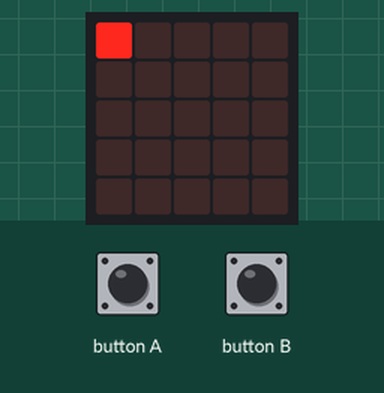
This program was run on a simulated BBC micro:bit (MakeCode). Parts: the board's 5×5 LED display. The test bench sets the inputs (shaded band).

Above: at 1.2 s.
1.3 s: button A pressed for 0.15 s
At 1.8 s:
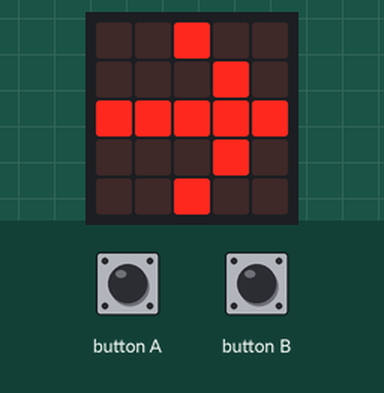
2.0 s: button B pressed for 0.15 s
At 4.7 s:
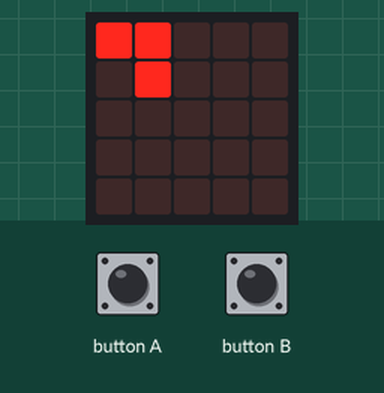
5.1 s: button A pressed for 0.15 s
At 5.6 s:
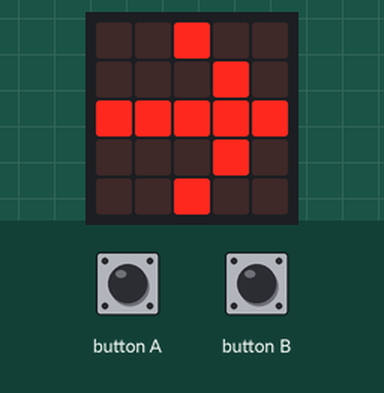
5.8 s: button B pressed for 0.15 s
At 8.7 s:
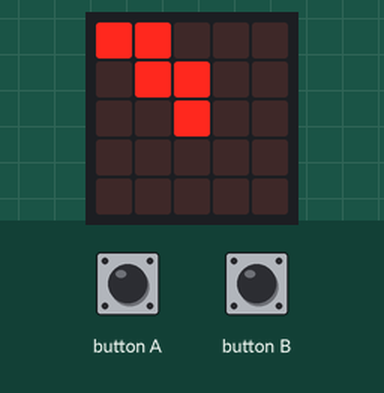
8.9 s: button A pressed for 0.15 s
At 9.4 s:
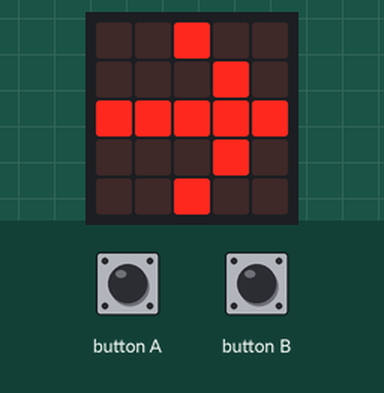
9.6 s: button B pressed for 0.15 s
At 12.9 s:
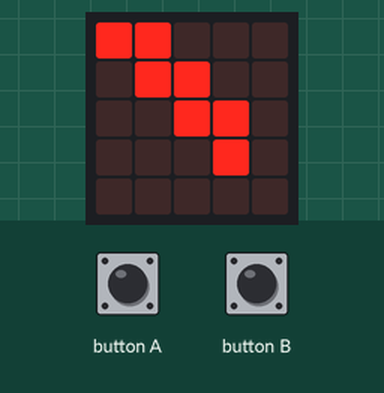
Timing chart, 0 to 13.7 s (numbered marks = the images above; inputs shaded):
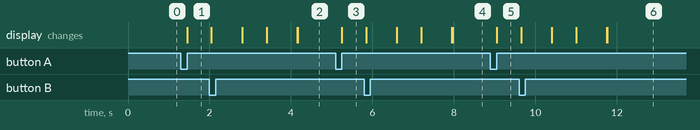

The program:

main.ts
```typescript
function VALIDAR_COORDENADAS () {
    if (COORDENAD_X <= 4 && COORDENADA_Y <= 4) {
        COORDENADAS = game.createSprite(COORDENAD_X, COORDENADA_Y)
        return true
    } else {
        return false
    }
}
input.onButtonPressed(Button.A, function () {
    basic.showArrow(ArrowNames.East)
    COORDENAD_X += 1
    basic.showNumber(COORDENAD_X)
    basic.pause(2000)
})
input.onButtonPressed(Button.B, function () {
    basic.showArrow(ArrowNames.South)
    COORDENADA_Y += 1
    basic.showNumber(COORDENADA_Y)
    basic.pause(2000)
})
let COORDENADAS: game.LedSprite = null
let COORDENADA_Y = 0
let COORDENAD_X = 0
COORDENAD_X = 0
COORDENADA_Y = 0
let VUELOS = 0
basic.forever(function () {
    if (!(VALIDAR_COORDENADAS())) {
        basic.showIcon(IconNames.No)
    }
})
```

test.ts
```typescript
// aquí va el archivo "tests"; esto no se compilará cuando este paquete se utilice como una extensión.
```

Measured:
- after the input at 1.3 s, the display: changes after 0.15 s (image 1)
- after the input at 2.0 s, the display: first differs from a run without the input after 0.80 s (image 2 shows a later state)
- after the input at 5.1 s, the display: changes after 0.15 s (image 3)
- after the input at 5.8 s, the display: first differs from a run without the input after 0.80 s (image 4 shows a later state)
- after the input at 8.9 s, the display: changes after 0.15 s (image 5)
- after the input at 9.6 s, the display: first differs from a run without the input after 0.80 s (image 6 shows a later state)
